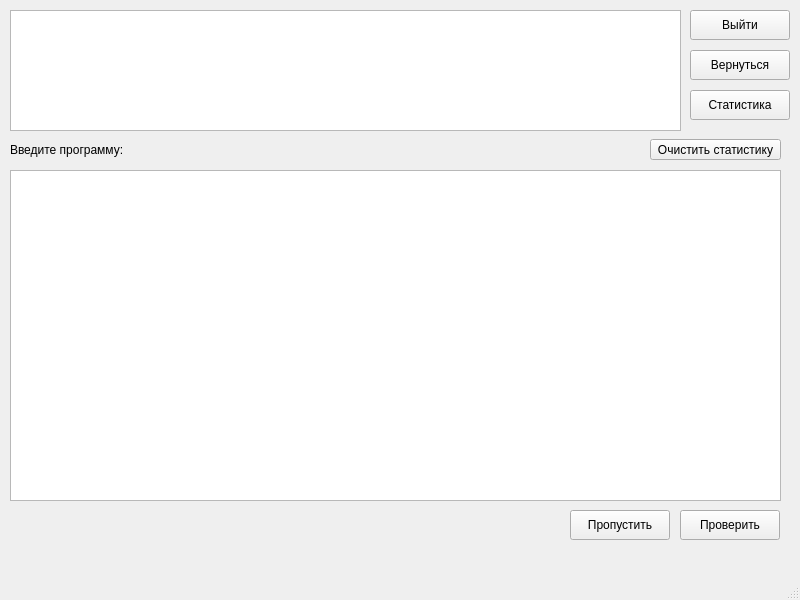
<?xml version="1.0" encoding="UTF-8"?>
<ui version="4.0">
 <class>MainWindow</class>
 <widget class="QMainWindow" name="MainWindow">
  <property name="geometry">
   <rect>
    <x>0</x>
    <y>0</y>
    <width>800</width>
    <height>600</height>
   </rect>
  </property>
  <property name="windowTitle">
   <string>MainWindow</string>
  </property>
  <widget class="QWidget" name="centralwidget">
   <widget class="QTextEdit" name="answerEdit">
    <property name="geometry">
     <rect>
      <x>10</x>
      <y>170</y>
      <width>771</width>
      <height>331</height>
     </rect>
    </property>
   </widget>
   <widget class="QPushButton" name="checkButton">
    <property name="geometry">
     <rect>
      <x>680</x>
      <y>510</y>
      <width>100</width>
      <height>30</height>
     </rect>
    </property>
    <property name="text">
     <string>Проверить</string>
    </property>
   </widget>
   <widget class="QTextEdit" name="questionEdit">
    <property name="geometry">
     <rect>
      <x>10</x>
      <y>10</y>
      <width>671</width>
      <height>121</height>
     </rect>
    </property>
   </widget>
   <widget class="QPushButton" name="exitButton">
    <property name="geometry">
     <rect>
      <x>690</x>
      <y>10</y>
      <width>100</width>
      <height>30</height>
     </rect>
    </property>
    <property name="text">
     <string>Выйти</string>
    </property>
   </widget>
   <widget class="QLabel" name="infoLabel">
    <property name="geometry">
     <rect>
      <x>10</x>
      <y>140</y>
      <width>131</width>
      <height>20</height>
     </rect>
    </property>
    <property name="text">
     <string>Введите программу:</string>
    </property>
   </widget>
   <widget class="QPushButton" name="returnButton">
    <property name="geometry">
     <rect>
      <x>690</x>
      <y>50</y>
      <width>100</width>
      <height>30</height>
     </rect>
    </property>
    <property name="text">
     <string>Вернуться</string>
    </property>
   </widget>
   <widget class="QPushButton" name="statButton">
    <property name="geometry">
     <rect>
      <x>690</x>
      <y>90</y>
      <width>100</width>
      <height>30</height>
     </rect>
    </property>
    <property name="text">
     <string>Статистика</string>
    </property>
   </widget>
   <widget class="QPushButton" name="skipButton">
    <property name="geometry">
     <rect>
      <x>570</x>
      <y>510</y>
      <width>100</width>
      <height>30</height>
     </rect>
    </property>
    <property name="text">
     <string>Пропустить</string>
    </property>
   </widget>
   <widget class="QPushButton" name="delStatButton">
    <property name="geometry">
     <rect>
      <x>650</x>
      <y>139</y>
      <width>131</width>
      <height>21</height>
     </rect>
    </property>
    <property name="text">
     <string>Очистить статистику</string>
    </property>
   </widget>
  </widget>
  <widget class="QMenuBar" name="menubar">
   <property name="geometry">
    <rect>
     <x>0</x>
     <y>0</y>
     <width>800</width>
     <height>21</height>
    </rect>
   </property>
  </widget>
  <widget class="QStatusBar" name="statusbar"/>
 </widget>
 <resources/>
 <connections/>
</ui>
